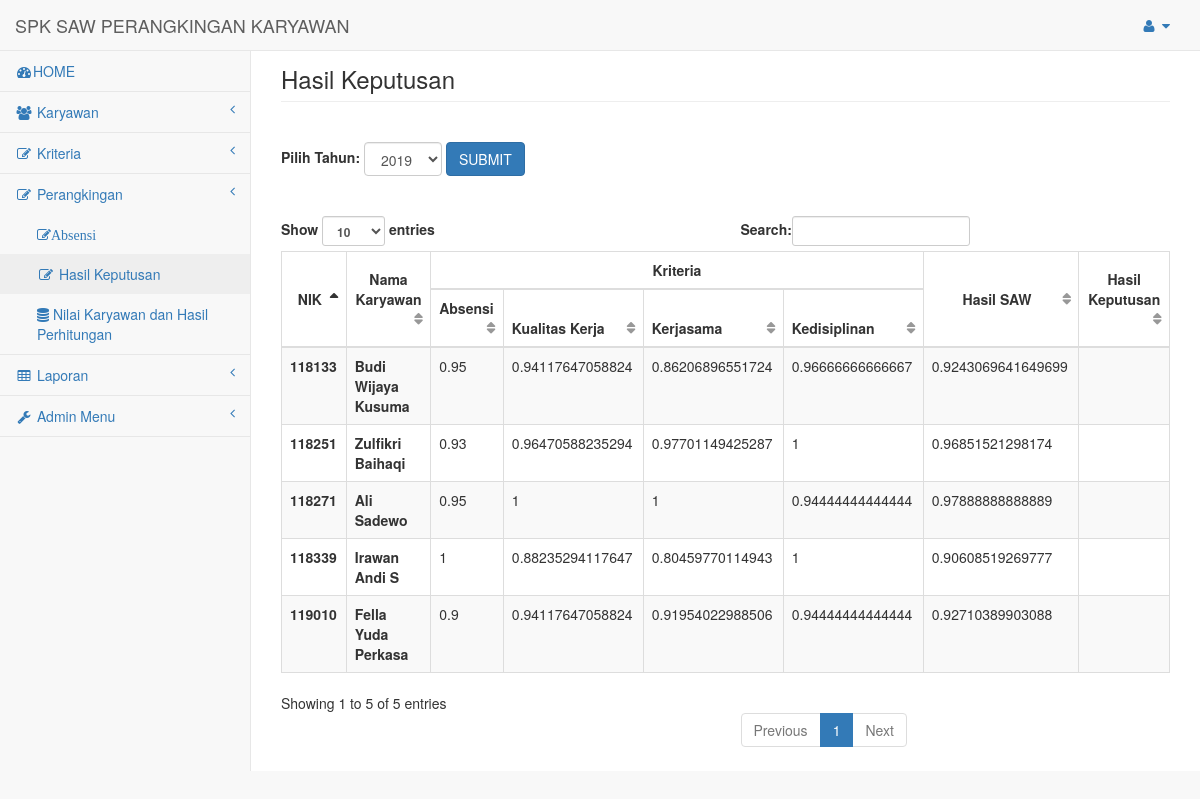
/pages/hasilKeputusan.php (signed in), run on the app's committed database.
### tables this page shows
CREATE TABLE `kriteria` (
  `id_kriteria` int(2) NOT NULL AUTO_INCREMENT,
  `nama_kriteria` varchar(25) NOT NULL DEFAULT '',
  `tipe_kriteria` varchar(10) NOT NULL DEFAULT '',
  `bobot_kriteria` double NOT NULL,
  PRIMARY KEY (`id_kriteria`)
);

CREATE TABLE `karyawan` (
  `nik` int(8) NOT NULL,
  `nama_karyawan` varchar(30) NOT NULL DEFAULT '',
  `alamat_karyawan` varchar(50) NOT NULL DEFAULT '',
  `telepon` varchar(15) NOT NULL DEFAULT '',
  `hasil_karyawan` double NOT NULL,
  PRIMARY KEY (`nik`)
);

CREATE TABLE `rangking` (
  `nik` int(8) NOT NULL,
  `id_kriteria` int(2) NOT NULL,
  `nilai_rangking` double NOT NULL,
  `nilai_normalisasi` double NOT NULL,
  `bobot_normalisasi` double NOT NULL,
  `tahun_normalisasi` date DEFAULT NULL,
  PRIMARY KEY (`nik`,`id_kriteria`),
  KEY `id_kriteria` (`id_kriteria`),
  CONSTRAINT `rangking_ibfk_1` FOREIGN KEY (`nik`) REFERENCES `karyawan` (`nik`),
  CONSTRAINT `rangking_ibfk_2` FOREIGN KEY (`id_kriteria`) REFERENCES `kriteria` (`id_kriteria`)
);

### includes/kriteria.inc.php (called while the page is built, shortened)
<?php
class Kriteria{
	private $conn;
	private $table_name = "kriteria";
	public function __construct($db){
		$this->conn = $db;
	}
	function readAll(){
		$query = "SELECT * FROM ".$this->table_name." ORDER BY id_kriteria ASC";
		$stmt = $this->conn->prepare( $query );
		$stmt->execute();
		return $stmt;
	}
}
?>

### includes/alternatif.inc.php (called while the page is built, shortened)
<?php
class Alternatif{
	private $conn;
	private $table_name = "karyawan";
	public function __construct($db){
		$this->conn = $db;
	}
	function readAll($per=null,$limit=null){
		if(!empty($per)){
			if (!empty($limit)) {
				$query = "SELECT * FROM ".$this->table_name." a,rangking r where a.nik=r.nik and year(r.tahun_normalisasi) = '".$per."' group by a.nik ORDER BY hasil_karyawan DESC LIMIT ".$limit;
			}else{
				$query = "SELECT * FROM ".$this->table_name." a,rangking r where a.nik=r.nik and year(r.tahun_normalisasi) = '".$per."' group by a.nik ORDER BY hasil_karyawan DESC";
			}
		}else{
			$query = "SELECT * FROM ".$this->table_name." ORDER BY hasil_karyawan DESC";
		}
		$stmt = $this->conn->prepare( $query );
		$stmt->execute();
		return $stmt;
	}
}
?>

### includes/hasilkeputusan.inc.php (called while the page is built, shortened)
<?php
class Rangking{
	private $conn;
	private $table_name = "rangking";
	public function __construct($db){
		$this->conn = $db;
	}
	function readR($a,$pe=null){
		if (!empty($pe)) {
			$query = "SELECT * FROM karyawan a, kriteria b, rangking c where a.nik=c.nik and b.id_kriteria=c.id_kriteria and c.nik='$a' and year(c.tahun_normalisasi) = '".$pe."'";
		}else{
			$query = "SELECT * FROM karyawan a, kriteria b, rangking c where a.nik=c.nik and b.id_kriteria=c.id_kriteria and c.nik='$a'";
		}
		$stmt = $this->conn->prepare( $query );
		$stmt->execute();
		return $stmt;
	}
	function readMax($b){
		$query = "SELECT max(nilai_rangking) as mnr1 FROM " . $this->table_name . " WHERE id_kriteria='$b' LIMIT 0,1";
		$stmt = $this->conn->prepare( $query );
		$stmt->execute();
		return $stmt;
	}
	function readHasil($a){
		$query = "SELECT sum(bobot_normalisasi) as bbn FROM " . $this->table_name . " WHERE nik='$a' LIMIT 0,1";
		$stmt = $this->conn->prepare( $query );
		$stmt->execute();
		return $stmt;
	}
}
?>

### pages/hasilKeputusan.php (the view, shortened to what this page needs)
<?php
include 'head.php';
include_once '../includes/alternatif.inc.php';
$pro1 = new Alternatif($db);
if (isset($_POST['tahun'])) {
    $stmt1 = $pro1->readAll($_POST['tahun']);
}else{
    $stmt1 = $pro1->readAll();
}
include_once '../includes/kriteria.inc.php';
$pro2 = new Kriteria($db);
$stmt2 = $pro2->readAll();
include_once '../includes/hasilkeputusan.inc.php';
$pro = new Rangking($db);
include 'sidebar.php';
?>
        <div id="page-wrapper">
            <div class="row">
                <div class="col-lg-12">
                    <h3 class="page-header">Hasil Keputusan</h3>
                </div>
            </div>
            <div class="row">
                <div class="col-lg-12">
                   <div>
      <div class="tab-content">
        <div role="tabpanel" class="tab-pane active" id="lihat">
            <br/>
            <div class="row">
                <div class="col-md-6 text-left">
                    <?php
                        $tahun = date('Y');
                        $i = $tahun - 10;
                    ?>
                    <form class="form-inline" method="post">
                        <div class="form-group">
                            <label for="tahun">Pilih Tahun:</label>
                            <select name="tahun" id="tahun" class="form-control">
                            <?php while($i <= $tahun){?>
                                <option value="<?= $tahun ?>"><?= $tahun ?></option>
                            <?php $tahun--; }?>
                            </select>
                        </div>
                        <div class="form-group">
                            <button type="submit" class="btn btn-primary">SUBMIT</button>
                        </div>
                    </form>
                </div>
            </div>
            <br/>
        <div role="tabpanel" class="tab-pane" id="rangking">
            <br/>
            <table id="dataTables-example" width="100%" class="table table-striped table-bordered">
                <thead>
                    <tr>
                        <th rowspan="2" style="vertical-align: middle" class="text-center">NIK</th>
                        <th rowspan="2" style="vertical-align: middle" class="text-center">Nama Karyawan</th>
                        <th colspan="<?php echo $stmt2->rowCount(); ?>" class="text-center">Kriteria</th>
                        <th rowspan="2" style="vertical-align: middle" class="text-center">Hasil SAW</th>
                        <th rowspan="2" style="vertical-align: middle" class="text-center">Hasil Keputusan</th>
                    </tr>
                    <tr>
                    <?php
                    while ($row2 = $stmt2->fetch(PDO::FETCH_ASSOC)){
                    ?>
                        <th><?php echo $row2['nama_kriteria'] ?></th>
                    <?php
                    }
                    ?>
                    </tr>
                </thead>
                <tbody>
        <?php
        while ($row1 = $stmt1->fetch(PDO::FETCH_ASSOC)){
        ?>
                    <tr>
                        <th><?php echo $row1['nik'] ?></th>
                        <th><?php echo $row1['nama_karyawan'] ?></th>
                        <?php
                        $a= $row1['nik'];
                        $stmtr = $pro->readR($a);
                        while ($rowr = $stmtr->fetch(PDO::FETCH_ASSOC)){
                            $b = $rowr['id_kriteria'];
                            $tipe = $rowr['tipe_kriteria'];
                            $bobot = $rowr['bobot_kriteria'];
                        ?>
                        <td>
                            <?php
                            if($tipe=='benefit'){
                                $stmtmax = $pro->readMax($b);
                                $maxnr = $stmtmax->fetch(PDO::FETCH_ASSOC);
                                echo $nor = $rowr['nilai_rangking']/$maxnr['mnr1'];
                            } else{
                                $stmtmin = $pro->readMin($b);
                                $minnr = $stmtmin->fetch(PDO::FETCH_ASSOC);
                                echo $nor = $minnr['mnr2']/$rowr['nilai_rangking'];
                            }
                            $pro->ia = $a;
                            $pro->ik = $b;
                            $pro->nn2 = $nor;
                            $pro->nn3 = $bobot*$nor;
                            $pro->normalisasi();
                            ?>
                        </td>
                        <?php
                        }
                        ?>
                        <td>
                            <?php
                            $stmthasil = $pro->readHasil($a);
                            $hasil = $stmthasil->fetch(PDO::FETCH_ASSOC);
                            echo $hasil['bbn'];
                            $pro->ia = $a;
                            $pro->has = $hasil['bbn'];
                            $pro->hasil();
                            ?>
                        </td>
                        <td class="text-center">
                        </td>
                    </tr>
        <?php
        }
        ?>
                </tbody>
            </table>
        </div>
      </div>
    </div>
                    </div>
                </div>
            </div>
        </div>
 <?php include 'footer.php'; ?>

### data on the page
kriteria: nama_kriteria "Absensi"
kriteria: nama_kriteria "Kualitas Kerja"
kriteria: nama_kriteria "Kerjasama"
kriteria: nama_kriteria "Kedisiplinan"
karyawan: nik "118271", nama_karyawan "Ali Sadewo", bbn "0.97888888888889"
rangking: mnr1 "0.95"
rangking: mnr1 "1"
rangking: mnr1 "1"
rangking: mnr1 "0.94444444444444"
karyawan: nik "118251", nama_karyawan "Zulfikri Baihaqi", bbn "0.96851521298174"
rangking: mnr1 "0.93"
rangking: mnr1 "0.96470588235294"
rangking: mnr1 "0.97701149425287"
rangking: mnr1 "1"
karyawan: nik "119010", nama_karyawan "Fella Yuda Perkasa", bbn "0.92710389903088"
rangking: mnr1 "0.9"
rangking: mnr1 "0.94117647058824"
rangking: mnr1 "0.91954022988506"
rangking: mnr1 "0.94444444444444"
karyawan: nik "118133", nama_karyawan "Budi Wijaya Kusuma", bbn "0.9243069641649699"
rangking: mnr1 "0.95"
rangking: mnr1 "0.94117647058824"
rangking: mnr1 "0.86206896551724"
rangking: mnr1 "0.96666666666667"
karyawan: nik "118339", nama_karyawan "Irawan Andi S", bbn "0.90608519269777"
rangking: mnr1 "1"
rangking: mnr1 "0.88235294117647"
rangking: mnr1 "0.80459770114943"
rangking: mnr1 "1"

### other printed values
form field tahun "2019"
